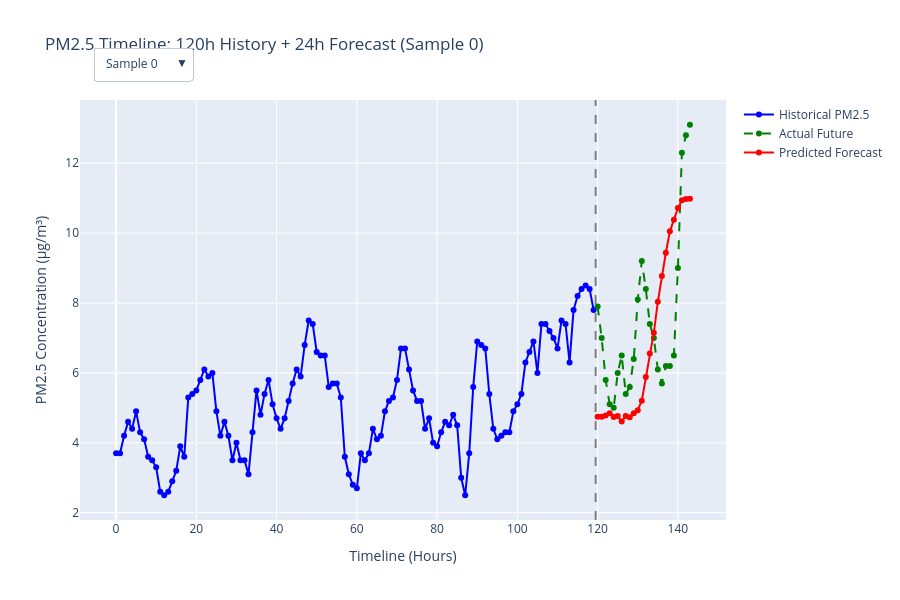

The code cell stored with this chart in its notebook:
### Code cell
# ==========================================
# 5. Interactive Visualization
# ==========================================
y_test_pred_rescaled = scaler_y.inverse_transform(pred)
y_test_true_rescaled = scaler_y.inverse_transform(y_test)

test_start_idx = split + lookback
pm25_raw = air_qual["pm2_5 (μg/m³)"].values

history_x = list(range(lookback))
forecast_x = list(range(lookback, lookback + forecast_steps))

fig = go.Figure()

sample_idx = 0
global_start = test_start_idx + sample_idx

fig.add_trace(go.Scatter(
    x=history_x, 
    y=pm25_raw[global_start - lookback : global_start],
    mode='lines+markers', name='Historical PM2.5', line=dict(color='blue')
))

fig.add_trace(go.Scatter(
    x=forecast_x, 
    y=y_test_true_rescaled[sample_idx],
    mode='lines+markers', name='Actual Future', line=dict(color='green', dash='dash')
))

fig.add_trace(go.Scatter(
    x=forecast_x, 
    y=y_test_pred_rescaled[sample_idx],
    mode='lines+markers', name='Predicted Forecast', line=dict(color='red')
))

num_samples_to_show = min(50, len(x_test))
buttons = []

for idx in range(num_samples_to_show):
    visibility = [False] * (num_samples_to_show * 3)
    visibility[idx * 3] = True
    visibility[idx * 3 + 1] = True
    visibility[idx * 3 + 2] = True
    
    button = dict(
        label=f"Sample {idx}",
        method="update",
        args=[
            {"visible": visibility},
            {"title": f"PM2.5 Timeline: {lookback}h History + {forecast_steps}h Forecast (Sample {idx})"}
        ]
    )
    buttons.append(button)

for idx in range(1, num_samples_to_show):
    g_start = test_start_idx + idx
    fig.add_trace(go.Scatter(
        x=history_x, y=pm25_raw[g_start - lookback : g_start],
        mode='lines+markers', name='Historical PM2.5', line=dict(color='blue'), visible=False
    ))
    fig.add_trace(go.Scatter(
        x=forecast_x, y=y_test_true_rescaled[idx],
        mode='lines+markers', name='Actual Future', line=dict(color='green', dash='dash'), visible=False
    ))
    fig.add_trace(go.Scatter(
        x=forecast_x, y=y_test_pred_rescaled[idx],
        mode='lines+markers', name='Predicted Forecast', line=dict(color='red'), visible=False
    ))

fig.update_layout(
    updatemenus=[dict(active=0, buttons=buttons, direction="down", pad={"r": 10, "t": 10}, showactive=True, x=0.02, xanchor="left", y=1.15, yanchor="top")],
    title=f"PM2.5 Timeline: {lookback}h History + {forecast_steps}h Forecast (Sample 0)",
    xaxis_title="Timeline (Hours)",
    yaxis_title="PM2.5 Concentration (μg/m³)",
    height=600,
    showlegend=True
)

# Places the vertical split line cleanly right at the end of history
fig.add_vline(x=lookback - 0.5, line_width=2, line_dash="dash", line_color="gray")

fig.show()
